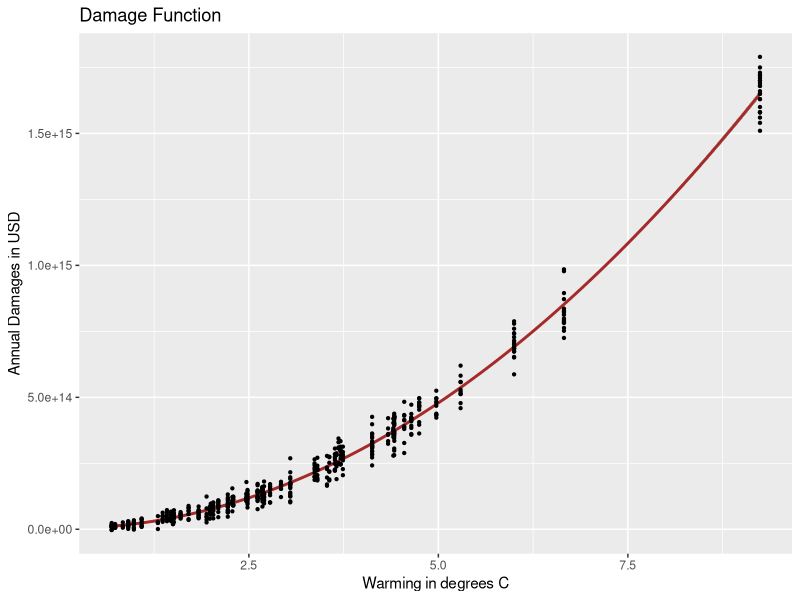
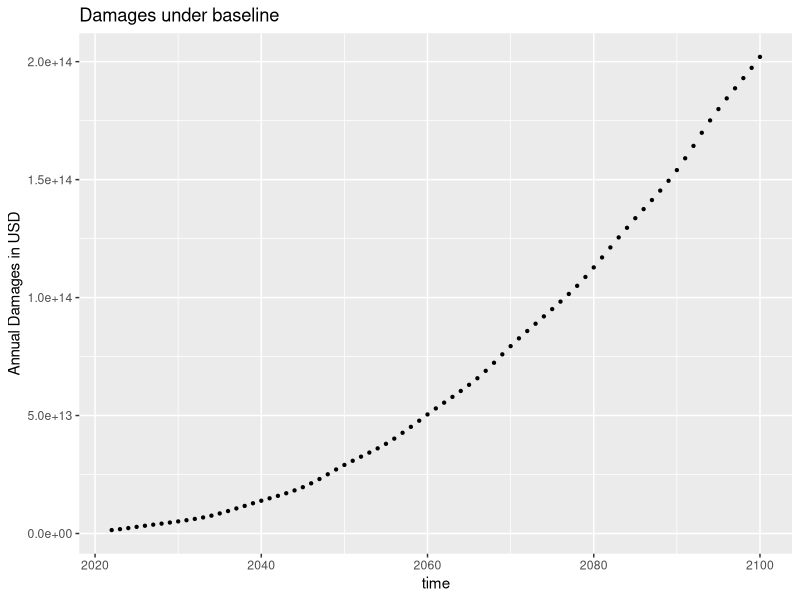
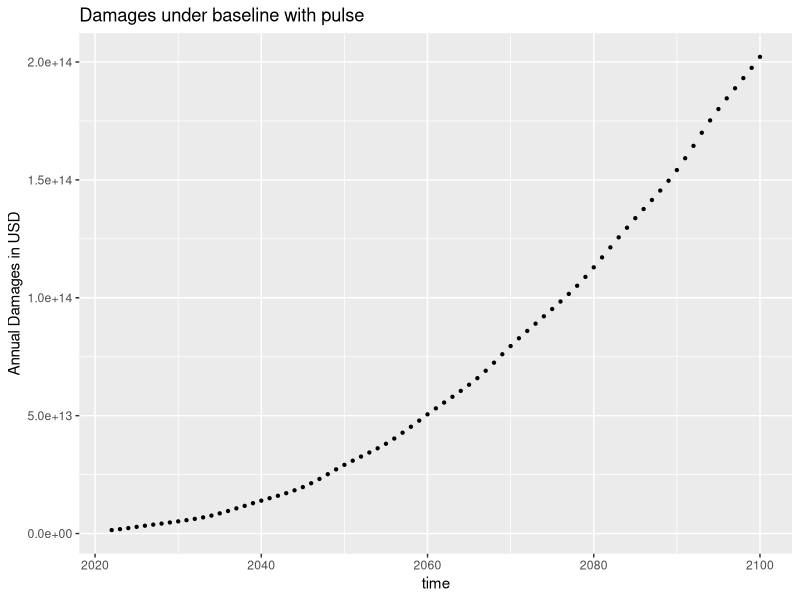
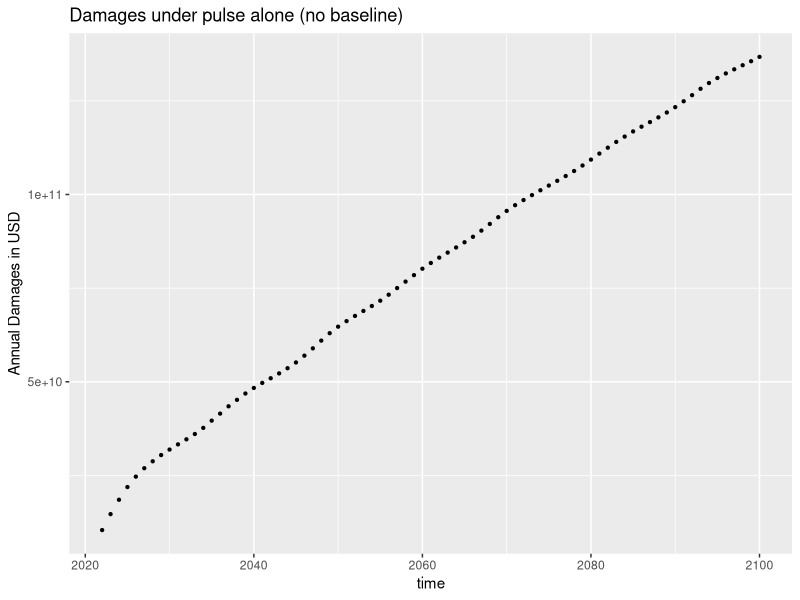
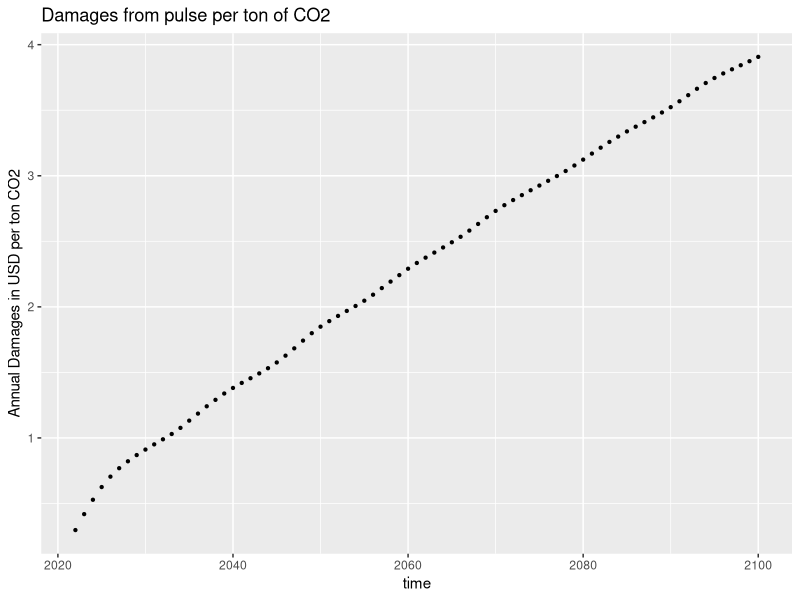
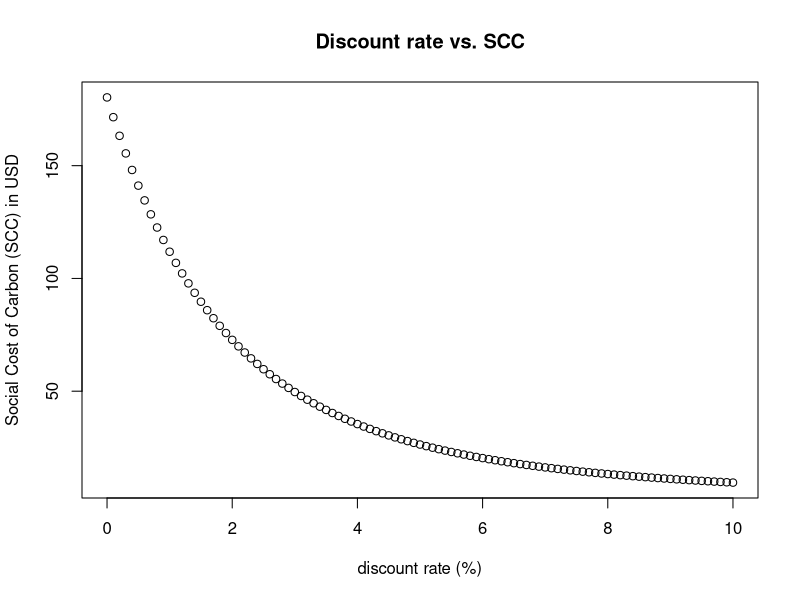
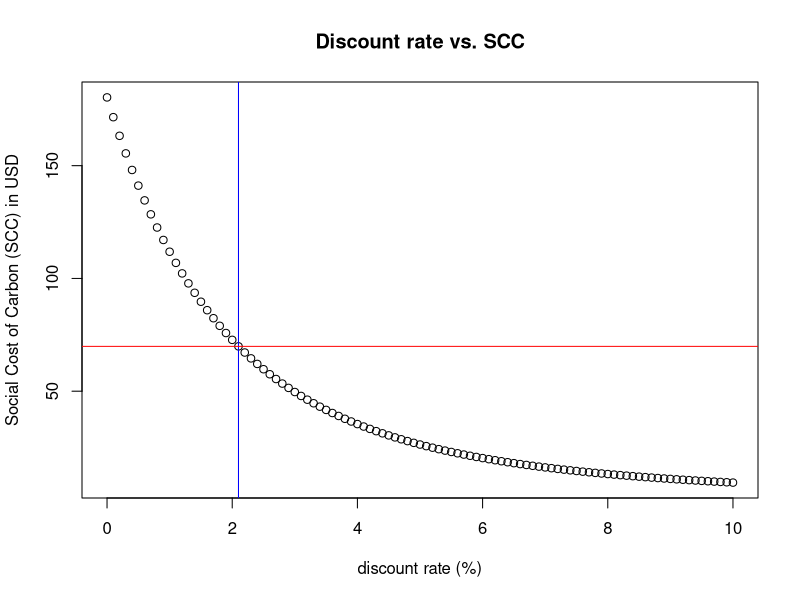

Recreate these plots in R, in order.
## ---- chunk 1
knitr::opts_chunk$set(echo = FALSE, warning = FALSE, message = FALSE)
library(tidyverse)
library(here)
## ---- chunk 2
damage <- read_csv(here("damages.csv"))
warming <- read_csv(here("warming.csv"))
## ---- chunk 3
#create linear regression 

damage$warming_squared <- damage$warming^2
quad_damage_model <- lm(damages ~ warming + warming_squared + 0, data = damage)

# define function 
quad_function <- function(warming){
  harm <- quad_damage_model$coefficients[1]*warming + quad_damage_model$coefficients[2]*warming^2
  return(harm)
}
## ---- chunk 4
# visualize function and scatterplot graph
ggplot(quad_damage_model, aes(warming, damages)) + geom_smooth(method = "lm", formula = y ~ x + I(x^2), color = "brown") + geom_point(size = 0.8) + 
  theme_gray() +
  labs(title = "Damage Function", x = "Warming in degrees C", y = "Annual Damages in USD")
## ---- chunk 5
warming$damage_baseline <- quad_function(warming$warming_baseline)
## ---- chunk 6
# visualize function and scatterplot graph
ggplot(data = warming, aes(year, damage_baseline)) + 
  geom_point(size = 0.8) + 
  theme_gray() +
  labs(title = "Damages under baseline", x = "time", y = "Annual Damages in USD")
## ---- chunk 7
warming$damage_pulse <- quad_function(warming$warming_pulse)
## ---- chunk 8
# visualize function and scatterplot graph
ggplot(data = warming, aes(year, damage_pulse)) + 
  geom_point(size = 0.8) + 
  theme_gray() +
  labs(title = "Damages under baseline with pulse", x = "time", y = "Annual Damages in USD")
## ---- chunk 9
warming$damage_pulse_no_baseline <- warming$damage_pulse-warming$damage_baseline
## ---- chunk 10
# visualize function and scatterplot graph
ggplot(data = warming, aes(year, damage_pulse_no_baseline)) + 
  geom_point(size = 0.8) + 
  theme_gray() +
  labs(title = "Damages under pulse alone (no baseline)", x = "time", y = "Annual Damages in USD")
## ---- chunk 11
warming$unit_damage <- (warming$damage_pulse_no_baseline)/(35*10^9)
## ---- chunk 12
# visualize function and scatterplot graph
ggplot(data = warming, aes(year, unit_damage)) + 
  geom_point(size = 0.8) + 
  theme_gray() +
  labs(title = "Damages from pulse per ton of CO2", x = "time", y = "Annual Damages in USD per ton CO2")
## ---- chunk 13
# define SCC calculation function 
SCC_calc <- function(principal, r, t){
  r = r/100
  SCC <- principal/((1+r)^t)
  return(SCC)
}
## ---- chunk 14
names(warming)[names(warming) == '...1'] <- 'time'
discount_rates_SCC <- warming[, c("time", "unit_damage")]
## ---- chunk 15
discount_rates_SCC$r_1 <- SCC_calc(discount_rates_SCC$unit_damage,1,discount_rates_SCC$time)
total_SCC_1 <- sum(discount_rates_SCC$r_1)
## ---- chunk 16
#Make a for loop to loop through r values
r_vals <- seq(0,10,0.1)
SCC_totals <- vector(mode = "numeric", length = length(r_vals))
count = 1
for(r in r_vals)
{
  
  discount_rates_SCC$r <- SCC_calc(discount_rates_SCC$unit_damage,r,discount_rates_SCC$time)
  SCC_totals[count] <- sum(discount_rates_SCC$r)
  count = count + 1
}
## ---- chunk 17
#plot discount rate vs. SCC
plot(r_vals, SCC_totals, main = "Discount rate vs. SCC", xlab = "discount rate (%)", ylab = "Social Cost of Carbon (SCC) in USD")
## ---- chunk 18
#calculate discount rate under Ramsey Rule
rho <-0.001
eta <- 2
g <- 0.01
r_Ramsey <- rho + eta*g
## ---- chunk 19
  discount_rates_SCC$r_Ramsey <- SCC_calc(discount_rates_SCC$unit_damage,(r_Ramsey*100),discount_rates_SCC$time)
  SCC_Ramsey <- sum(discount_rates_SCC$r_Ramsey)
## ---- chunk 20
#plot discount rate vs. SCC
plot(r_vals, SCC_totals, main = "Discount rate vs. SCC", xlab = "discount rate (%)", ylab = "Social Cost of Carbon (SCC) in USD")
abline(v = (r_Ramsey*100), col="blue")
abline(h = SCC_Ramsey, col="red")
